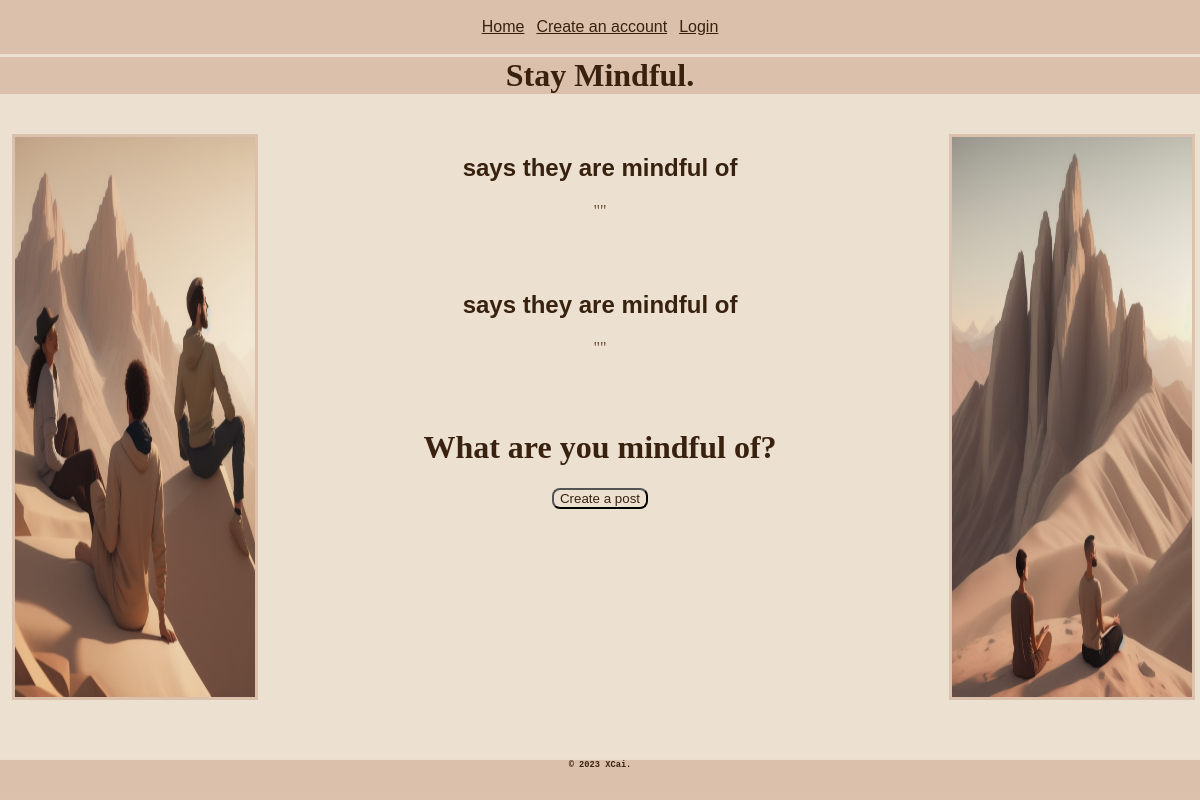
/, run on an earlier commit of the app's database.
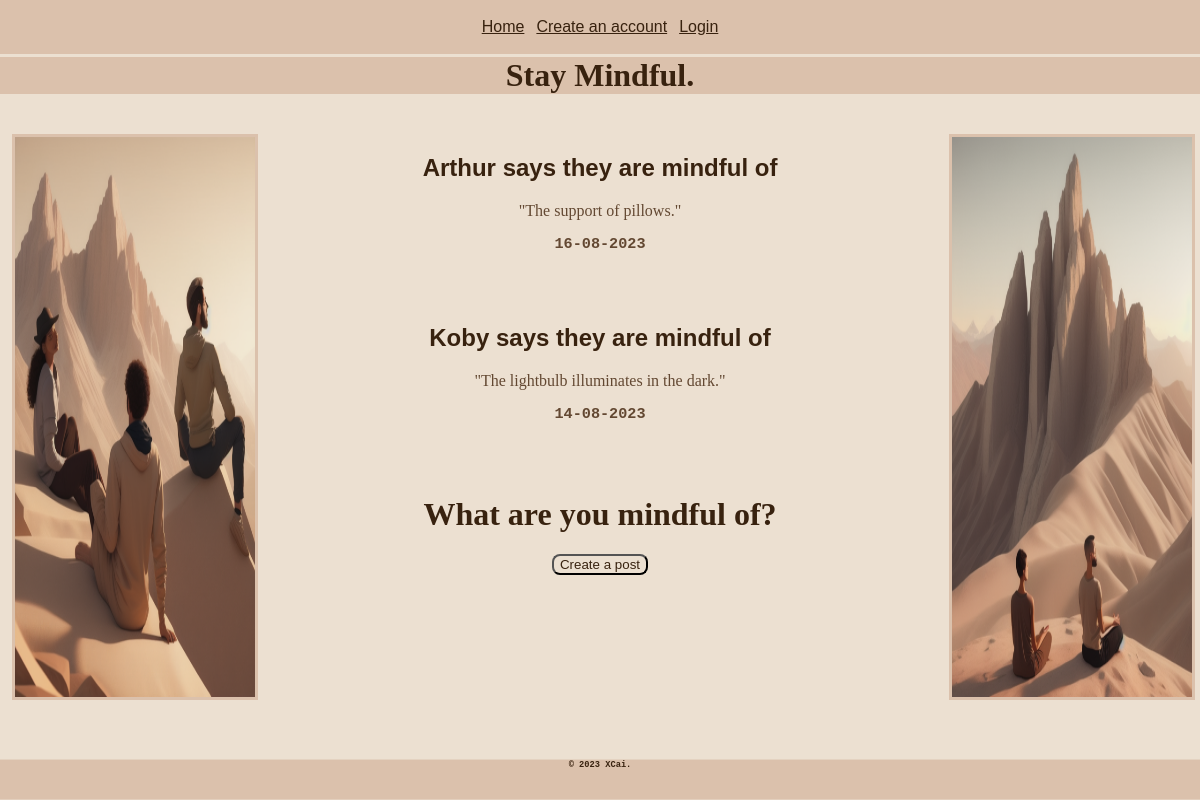
And on a later commit of the database.
### tables this page shows
CREATE TABLE Gratitude_idea (id INTEGER PRIMARY KEY, date TEXT, username TEXT, content TEXT, like_count INTEGER DEFAULT (0), is_public INTEGER);

### routes.py (the view)
@app.route('/')
def home():
    idea_data = db_query("SELECT username, content, date FROM Gratitude_idea\
                          ORDER BY RANDOM() LIMIT 1", True, False, ())
    idea_data1 = db_query("SELECT username, content, date FROM Gratitude_idea\
    ORDER BY RANDOM() LIMIT 1", True, False, ())
    return render_template("home.html", idea_data=idea_data,
                           idea_data1=idea_data1)

### routes.py (called while the page is built)
def db_query(query, is_single, is_insert, data):
    conn = sqlite3.connect("mindful.db")
    try:
        cur = conn.cursor()
        cur.execute(query, data)
        if is_insert:
            conn.commit()
        if is_single:
            result = cur.fetchone()
        else:
            result = cur.fetchall()
        return result
    finally:
        conn.close()

def get_random_image():
    image_folder = os.path.join(app.static_folder, 'images')
    images = os.listdir(image_folder)
    random_image = random.choice(images)
    return f"static/images/{random_image}"

@app.context_processor
def inject_random_image():
    return {'random_image': get_random_image(),
            'random_image1': get_random_image()}

### templates/home.html
{% extends 'layout.html' %}
{% block content %}
<h2>{{idea_data[0]}} says they are mindful of</h2>
<p class="p_overflow">"{{idea_data[1]}}"</p>
<h3>{{idea_data[2]}}</h3>
<br><br>
<h2>{{idea_data1[0]}} says they are mindful of</h2>
<p class="p_overflow">"{{idea_data1[1]}}"</p>
<h3>{{idea_data1[2]}}</h3>
<br><br>
<h1>What are you mindful of?</h1>
<a href="/my_posts">
<button class="button">Create a post</button>
</a>
<br><br>
<br><br>
{% endblock %}

### templates/layout.html (shortened to what this page needs)
<!DOCTYPE html>
<html lang="en">
    <link rel="stylesheet" href="/static/styles.css">
<head>
</head>
<div>
    <nav>
        {% include "nav.html" %}
    </nav>
</div>
<body>
    <header>
        {% include "header.html" %}
    </header>
    <main class="flex">
        <div class="flex-element-image-column">
            <img class="flex-image" src="{{ random_image }}" alt="Mindful">
        </div>
        <div class="flex-element-posts-column">
        {% block content %}
        {% endblock %}
        </div>
        <div class="flex-element-image-column">
            <img class="flex-image" src="{{ random_image1 }}" alt="Mindful">
        </div>
    </main>
</body>
<footer>
    {% include "footer.html" %}
</footer>
</html>

### templates/nav.html (shortened to what this page needs)
<div id="nav">
        <a class="nav_element" href="/">Home</a>
        {% if session.username == "admin" %}
        <form action="/adminlogin" method="post">
                <button class="button" id="admin">Admin</button>
        </form>
        <a id="username_nav" class="nav_element">Welcome back, {{ session.username }}! </a>
                <form action="/logout" method="post">
                        <button class="nav_button" id="logout"><a> Logout</a></button>
                </form>
        {% else %}
        <a class="nav_element" href="/create_account_page">Create an account</a>
        <a class="nav_element" href="/loginpage">Login</a>
        {% endif %}
</div>

### templates/header.html
<h1>Stay Mindful.</h1>

### templates/footer.html
<h6 id="footer_text">&copy; 2023 XCai.</h4>

### static/styles.css (style rules this page uses)
header { background-color: #dbc1ac; }
footer { background-color: #dbc1ac; position: sticky; top: 100%; height: 2.5rem; width: 100%; }
body { background-color: #ece0d1; margin: auto; text-align: center; min-height: 100vh; }
div { padding-top: 1.5%; padding-bottom: 1.5%; }
.nav_element { padding-left: 0.5%; padding-right: 0.5%; }
#nav { position:fixed; top:0%; width: 100%; background-color: #dbc1ac; display: flex; justify-content: center; }
h1 { font-family: cursive; color: #38220f; }
h2 { font-family: sans-serif; color: #38220f; }
h3 { font-family: monospace; color: #634832; }
h6 { font-family: monospace; color: #38220f; }
p { font-family: cursive; color: #634832; }
.p_overflow { overflow-wrap: break-word; margin: auto; }
a { font-family: sans-serif; color: #38220f; }
.button { background-color: #ece0d1; color: #38220f; border-radius: 8px; }
.flex { display: flex; flex-direction: row; }
.flex-image { width: 20%; height: 70%; border-style: solid; border-color: #dbc1ac; position: fixed; display: flex; }
.flex-element-image-column { width: 22%; padding-left: 12px; padding-right: 12px; }
.flex-element-posts-column { width: 40%; padding-left: 10%; padding-right: 10%; }

What changed in the data, as far as the page shows it:
added Gratitude_idea: username "Arthur", content "The support of pillows.", date "16-08-2023"
added Gratitude_idea: username "Koby", content "The lightbulb illuminates in the dark.", date "14-08-2023"
